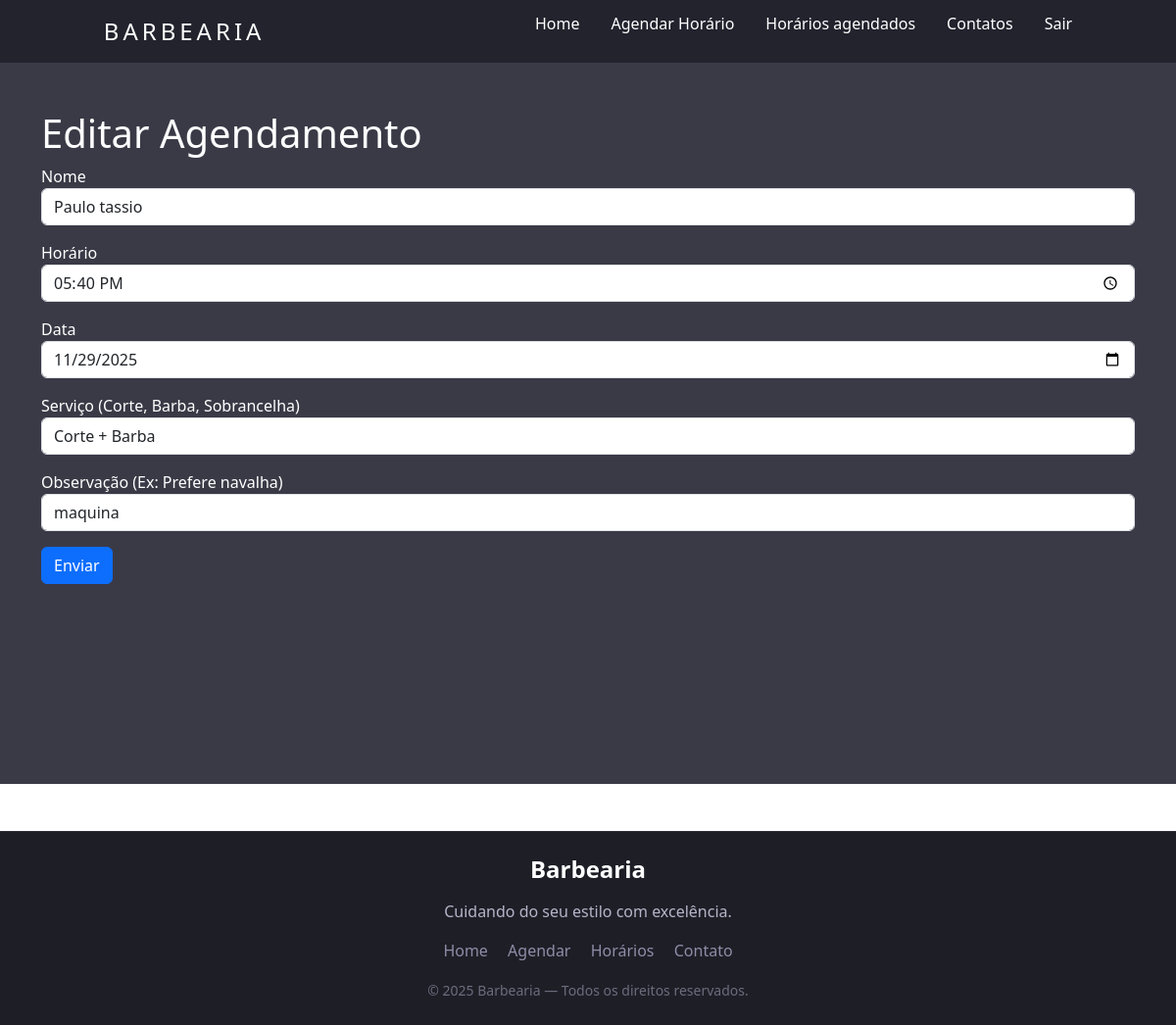
/index.php?page=editar&id=18 (signed in), run on the app's committed database.
### tables this page shows
CREATE TABLE `usuarios` (
  `id` int(10) UNSIGNED NOT NULL,
  `nome` varchar(45) NOT NULL,
  `horario` time NOT NULL,
  `data` date NOT NULL,
  `serviço` varchar(255) NOT NULL,
  `observacao` varchar(255) NOT NULL,
  `service_id` int(11) DEFAULT NULL
);

### editar_agendamento.php (the view, shortened to what this page needs)
<h1>Editar Agendamento</h1>
<?php
    $sql = "SELECT * FROM usuarios WHERE id=".$_REQUEST["id"];
    $res = $conn->query($sql);
    $row = $res->fetch_object();
?>
<form action="?page=salvar" method="POST">
    <div class="mb-3">
        <label>Nome</label>
        <input type="text" name="nome" value="<?php print $row->nome;?>" class="form-control">
    </div>
    <div class="mb-3">
        <label>Horário</label>
        <input type="time" name="horario" value="<?php print $row->horario;?>"class="form-control">
    </div>
     <div class="mb-3">
        <label>Data</label>
        <input type="date" name="data" value="<?php print $row->data;?>" class="form-control">
    </div>
    <div class="mb-3">
        <label>Serviço (Corte, Barba, Sobrancelha)</label>
        <select name="service_id" id="service_id" class="form-control">
  <?php
    $rs = $conn->query("SELECT id, name FROM services ORDER BY name");
    while($s = $rs->fetch_object()){
      $sel = ($row->service_id == $s->id) ? "selected" : "";
      echo "<option value=\"{$s->id}\" {$sel}>{$s->name}</option>";
    }
  ?>
</select>
    </div>
     <div class="mb-3">
        <label>Observação (Ex: Prefere navalha)</label>
        <input type="text" name="observacao" value="<?php print $row->observacao;?>"class="form-control">
    </div>
    <div class="mb-3">
        <button type="submit" class="btn btn-primary">Enviar</button>
    </div>
</form>

### assets/css/style.css (style rules this page uses)
* { margin: 0; padding: 0; font-family: system-ui, -apple-system, BlinkMacSystemFont, 'Segoe UI', Roboto, Oxygen, Ubuntu, Cantarell, 'Open Sans', 'Helvetica Neue', sans-serif; }

### data on the page
usuarios: nome "Paulo tassio", horario "17:40:00", data "11/29/2025", observacao "maquina"

### other printed values
form field service_id "Corte + Barba"
